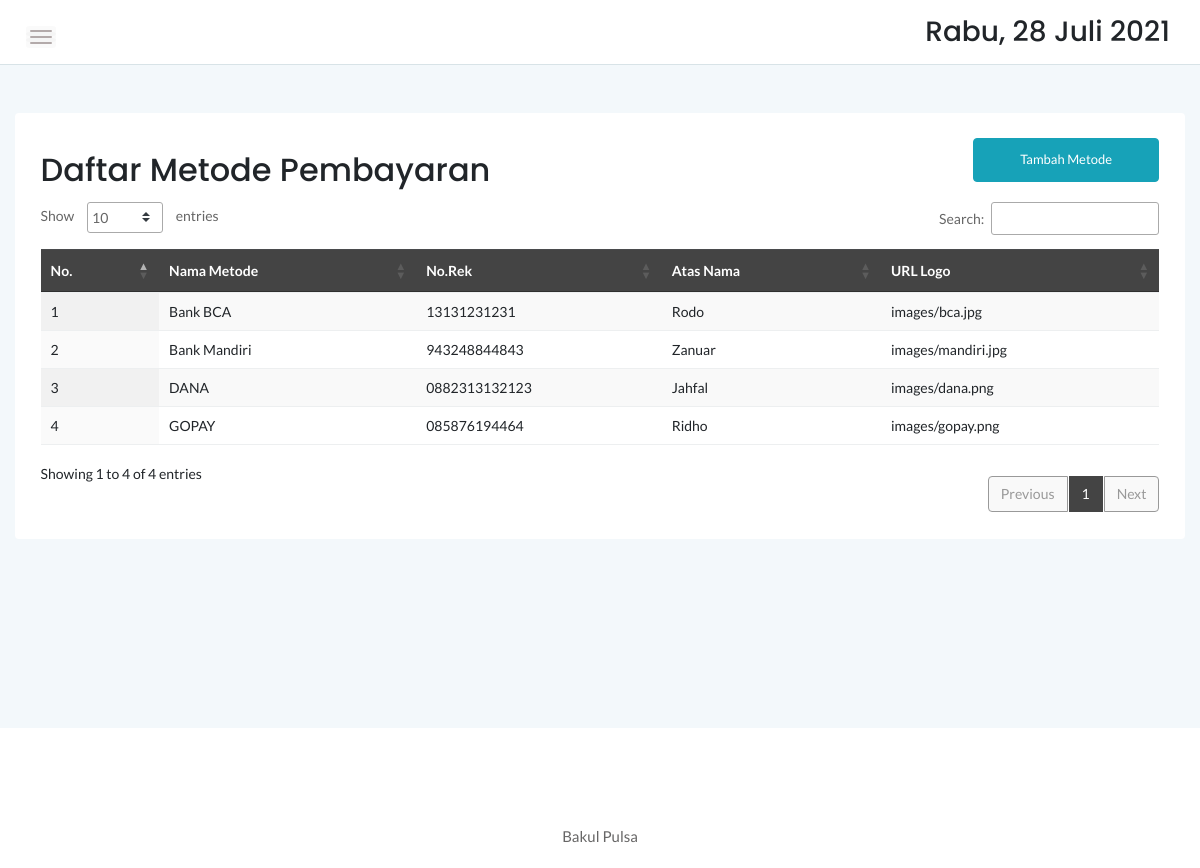
The app's page /admin/pembayaran.php with its own data.
### tables this page shows
CREATE TABLE `pembayaran` (
  `no` int(11) NOT NULL,
  `metode` varchar(25) NOT NULL,
  `norek` varchar(25) NOT NULL,
  `logo` text DEFAULT NULL,
  `an` varchar(20) NOT NULL
);

### admin/pembayaran.php (the view, shortened to what this page needs)
<?php
	include '../dbconnect.php';
	?>
<!doctype html>
<html class="no-js" lang="en">
<head>
    <link rel="stylesheet" href="assets/css/bootstrap.min.css">
    <link rel="stylesheet" href="assets/css/font-awesome.min.css">
    <link rel="stylesheet" href="assets/css/themify-icons.css">
    <link rel="stylesheet" href="assets/css/metisMenu.css">
    <link rel="stylesheet" href="assets/css/owl.carousel.min.css">
    <link rel="stylesheet" href="assets/css/slicknav.min.css">
    <link rel="stylesheet" href="https://www.amcharts.com/lib/3/plugins/export/export.css" type="text/css" media="all" />
	<link rel="stylesheet" type="text/css" href="https://cdn.datatables.net/1.10.20/css/jquery.dataTables.min.css">
    <link rel="stylesheet" type="text/css" href="https://cdn.datatables.net/1.10.20/css/jquery.dataTables.css">
    <link rel="stylesheet" type="text/css" href="https://cdn.datatables.net/1.10.20/css/dataTables.bootstrap4.min.css">
    <link rel="stylesheet" type="text/css" href="https://cdn.datatables.net/responsive/2.2.3/css/responsive.bootstrap.min.css">
    <link rel="stylesheet" type="text/css" href="https://cdn.datatables.net/responsive/2.2.3/css/responsive.jqueryui.min.css">
	<link rel="stylesheet" type="text/css" href="https://cdn.datatables.net/buttons/1.5.2/css/buttons.dataTables.min.css">
    <link rel="stylesheet" href="assets/css/typography.css">
    <link rel="stylesheet" href="assets/css/default-css.css">
    <link rel="stylesheet" href="assets/css/styles.css">
    <link rel="stylesheet" href="assets/css/responsive.css">
</head>
<body>
    <div class="page-container">
        <div class="main-content">
            <div class="header-area">
                <div class="row align-items-center">
                    <div class="col-md-6 col-sm-8 clearfix">
                        <div class="nav-btn pull-left">
                            <span></span>
                            <span></span>
                            <span></span>
                        </div>
                    </div>
                    <div class="col-md-6 col-sm-4 clearfix">
                        <ul class="notification-area pull-right">
                            <li><h3><div class="date">
						</b></div></h3>
						</li>
                        </ul>
                    </div>
                </div>
            </div>
            <div class="main-content-inner">
                <div class="row mt-5 mb-5">
                    <div class="col-12">
                        <div class="card">
                            <div class="card-body">
                                <div class="d-sm-flex justify-content-between align-items-center">
									<h2>Daftar Metode Pembayaran</h2>
									<button style="margin-bottom:20px" data-toggle="modal" data-target="#myModal" class="btn btn-info col-md-2">Tambah Metode</button>
                                </div>
                                    <div class="data-tables datatable-dark">
										 <table id="dataTable3" class="display" style="width:100%"><thead class="thead-dark">
											<tr>
												<th>No.</th>
												<th>Nama Metode</th>
												<th>No.Rek</th>
												<th>Atas Nama</th>
												<th>URL Logo</th>
											</tr></thead><tbody>
											<?php
											$brgs=mysqli_query($conn,"SELECT * from pembayaran order by no ASC");
											$no=1;
											while($p=mysqli_fetch_array($brgs)){
												?>
												<tr>
													<td><?php echo $no++ ?></td>
													<td><?php echo $p['metode'] ?></td>
													<td><?php echo $p['norek'] ?></td>
													<td><?php echo $p['an'] ?></td>
													<td><?php echo $p['logo'] ?></td>
												</tr>
												<?php
											}
											?>
										</tbody>
										</table>
                                    </div>
								 </div>
                            </div>
                        </div>
                    </div>
                </div>
            </div>
        </div>
        <footer>
            <div class="footer-area">
                <p>Bakul Pulsa</p>
            </div>
        </footer>
</body>
</html>

### admin/assets/css/styles.css (style rules this page uses)
.page-container { width: 100%; height: 100%; min-height: 100vh; padding-left: 280px; -webkit-transition: padding-left 0.3s ease 0s; transition: padding-left 0.3s ease 0s; }
.card { border: none; border-radius: 4px; background-color: #fff; -webkit-transition: all 0.3s ease 0s; transition: all 0.3s ease 0s; }
.card-body { padding: 25.6px; padding: 1.6rem; }
.main-content { width: 100%; background: #F3F8FB; }
.main-content-inner { padding: 0 30px 50px; }
.header-area { padding: 15px 30px; background: #fff; border-bottom: 1px solid #d8e3e7; }
.nav-btn { margin-right: 30px; margin-top: 10px; cursor: pointer; }
.nav-btn span { display: block; width: 22px; height: 2px; background: #b3aaaa; margin: 4px 0; border-radius: 15px; -webkit-transition: all 0.3s ease 0s; transition: all 0.3s ease 0s; box-shadow: 0 0 0 4px rgba(99, 96, 96, 0.03); }
.notification-area { -webkit-user-select: none; -moz-user-select: none; -ms-user-select: none; user-select: none; position: relative; z-index: 1; }
.notification-area li { display: inline-block; margin-left: 20px; cursor: pointer; -webkit-user-select: none; -moz-user-select: none; -ms-user-select: none; user-select: none; }
.footer-area { text-align: center; padding: 23px 0 19px; background: #fff; }
.footer-area p { color: #676666; margin-bottom: 0; }
.btn { padding: 11px 17px; font-size: 13px; letter-spacing: 0; }
table tr th { border-bottom: none; }
table tr th, table tr td { border-top: 1px solid rgba(120, 130, 140, 0.13) !important; }
table.dataTable.no-footer { border-bottom: 1px solid rgba(120, 130, 140, 0.13) !important; }
table.dataTable thead th, table.dataTable thead td { border-bottom-color: transparent; }
.datatable-dark thead { background: #444; color: #fff; }

### admin/assets/css/responsive.css (style rules this page uses)
@media (min-width: 1200px) and (max-width: 1364px) { .main-content-inner { padding: 0 15px 50px; } }
@media (min-width: 1200px) and (max-width: 1364px) { .page-container, .sbar_collapsed.page-container { padding-left: 0; } }

### records on screen
pembayaran: metode "Bank BCA", norek "13131231231", an "Rodo", logo "images/bca.jpg"
pembayaran: metode "Bank Mandiri", norek "943248844843", an "Zanuar", logo "images/mandiri.jpg"
pembayaran: metode "DANA", norek "0882313132123", an "Jahfal", logo "images/dana.png"
pembayaran: metode "GOPAY", norek "085876194464", an "Ridho", logo "images/gopay.png"
